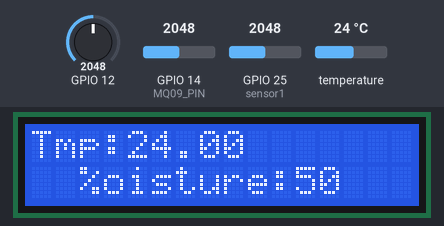
Bench run of a sketch on a simulated ESP32. Parts: 16×2 character LCD. Inputs (shaded band) come from the test bench; at power-on: temperature 24 °C, GPIO 25 (sensor1) = 2048, GPIO 12 = 2048, GPIO 14 (MQ09_PIN) = 2048. WiFi joins after 1.5 s; servers stay silent unless stated; what the sketch prints to the serial monitor is not drawn.

Above: at 6.0 s.
6.1 s: temperature set to 12 °C
At 11.3 s:
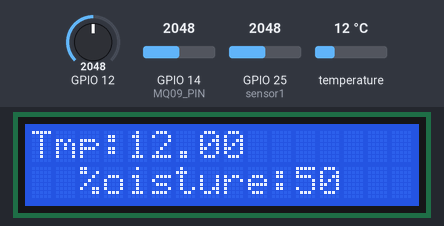
16.4 s: GPIO 25 (sensor1) set to 2866
At 22.0 s:
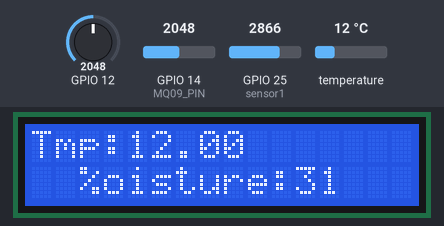
24.6 s: GPIO 12 set to 2866
At 29.5 s:
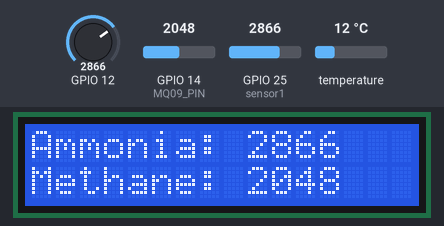
31.7 s: GPIO 14 (MQ09_PIN) set to 2866
At 39.0 s:
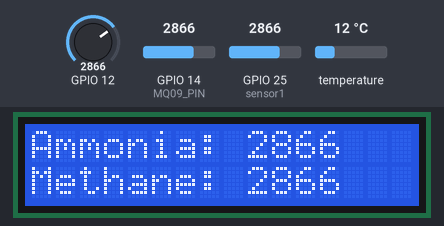
42.0 s: temperature set to 19 °C
At 46.9 s:
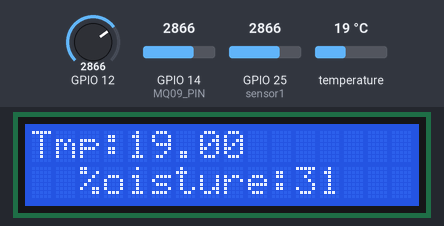
50.2 s: GPIO 25 (sensor1) set to 3972
At 52.8 s:
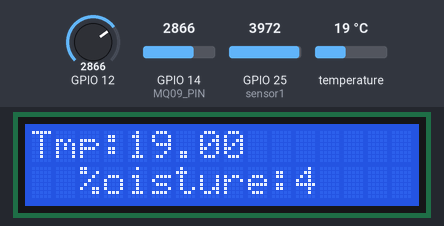
Timing chart, 0 to 54.3 s (numbered marks = the images above; inputs shaded):
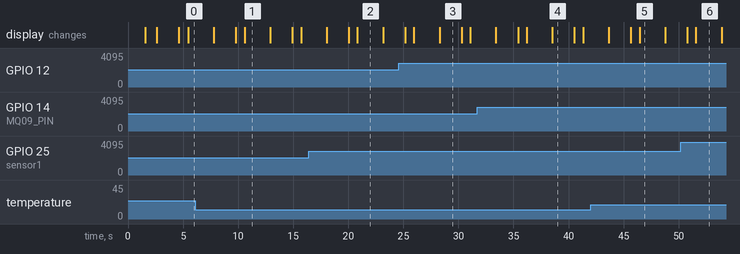

Measured:
- what the display in image 1 shows lasts 2.3 s, from 10.6 s to 12.9 s
- what the display in image 3 shows lasts 2.0 s, from 28.3 s to 30.3 s

The sketch:

compost_wifi.ino
```cpp
#include <WiFi.h>
#include <LiquidCrystal_I2C.h>
#include "SparkFunHTU21D.h"
#include "FS.h"
#include "SD.h"
#include "SPI.h"
#include "ThingSpeak.h"
#include <OneWire.h>
#include <DallasTemperature.h>
#define DS18B20PIN 4
OneWire oneWire(DS18B20PIN);
DallasTemperature sensor(&oneWire);
// Create the lcd object address 0x3F and 16 columns x 2 rows
LiquidCrystal_I2C lcd (0x27, 16,2);  //

const char * apiKey = "0V5TMR4AHZPA8WAQ";     //  Enter your Write API key from ThingSpeak
const char *ssid =  "tpdefault";     // replace with your wifi ssid and wpa2 key
const char *pass =  "manas12345";
const char* server = "api.thingspeak.com";

WiFiClient  client;
unsigned long myChannelNumber = 1;
char MQ135_PIN = 35;
char MQ09_PIN = 14;
int sensor1 = 25;
int value ;
int moisturePercentage;
char Mq09_data;
char Mq135_data;
int air = 12;
int methane= 14;

void setup()
{
       Serial.begin(115200);

       sensor.begin();
       Serial.println("Connecting to ");     // connecting to wifi
       Serial.println(ssid);


       WiFi.begin(ssid, pass);

      while (WiFi.status() != WL_CONNECTED)
     {
            delay(500);
            Serial.print(".");
     }
      Serial.println("");
      Serial.println("WiFi connected");
ThingSpeak.begin(client);
lcd. init ();
lcd. backlight ();
 lcd.clear();
 lcd. setCursor (0, 0);
  delay(1000);
lcd.clear();

 lcd. setCursor (0, 0);
 lcd.print ("Whiz Key Pvt.Ltd  ");
 //lcd. setCursor (16, 1);
//lcd.print ("Welcome ");
delay(2000);
lcd.clear();
//sensors.begin();
lcd. init ();
lcd. backlight ();

}

void loop()
{
sensor.requestTemperatures();
float tempinC = sensor.getTempCByIndex(0);
lcd. setCursor (0, 0);
lcd. setCursor (6, 0);
lcd.print((char)223);
lcd. setCursor (7, 0);
lcd.print ("C");
 lcd. setCursor (2, 1);
lcd.print ("Moisture:");
lcd. setCursor (2, 2);
lcd.print ("%");
lcd. setCursor (0, 0);
lcd.print ("Tmp:");
  lcd. setCursor (4, 0);
lcd. print (tempinC);
Serial.print("Temp == ");
Serial.println(tempinC);


value = analogRead(sensor1);
value = map(value,0,4096,100,0);
Serial.print(value);
lcd. setCursor (11, 1);
lcd. print (value);
air = analogRead(12);
methane = analogRead(14);

int x = ThingSpeak.writeFields(myChannelNumber, apiKey);
delay(2000);
lcd.clear();
lcd. setCursor(0, 0);
lcd.print ("Ammonia:");
lcd. setCursor(9, 0);
lcd.print(air);
lcd. setCursor(0, 1);
lcd.print ("Methane:");
lcd. setCursor(9, 1);
lcd.print(methane);
delay(2000);
lcd.clear();
ThingSpeak.setField(1, tempinC);
ThingSpeak.setField(3,value);
ThingSpeak.setField(4,air);
ThingSpeak.setField(5,methane);

}
```
